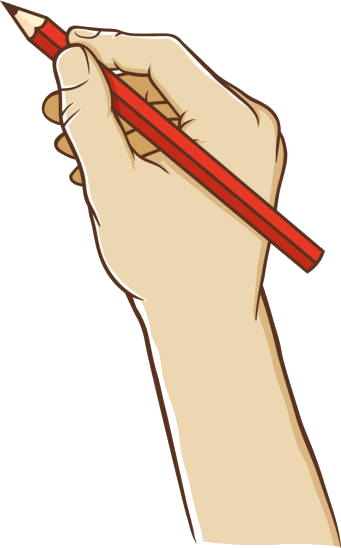
#> input picture assets/drawing-hand.png, 341 x 548 px
$ python -i whiteboard_engine.py   (imports and definitions only)
#> lines starting #> are read from the running program, lines starting #| are printed output that depends on the picture
"""
core/whiteboard_engine.py
Động cơ Whiteboard Sketch Animation Lõi:
1. Tạo ảnh nét chì phác thảo (Pencil Sketch Outline) trên nền trắng tinh khiết bằng Canny edge + Dilation.
2. Diễn hoạt 2 pha: Nét chì phác thảo (Outline) -> Tô màu dần (Color Fade-in).
3. Bàn tay cầm bút hoạt họa (Drawing Hand Overlay) bám sát nét vẽ với gia tốc tự nhiên (ease_out_cubic).
4. Vẽ Subtitle 48px Be Vietnam Pro Bold chữ màu đen (#1A202C) thanh lịch, không viền, không nền che tranh, căn giữa ở đáy màn hình.
"""

import math
import sys
from pathlib import Path
import cv2
import numpy as np
from PIL import Image, ImageDraw, ImageFont

# [3 lines not run here, left out]

ROOT_DIR = Path(__file__).resolve().parent.parent
FONT_PATH = ROOT_DIR / "assets" / "fonts" / "BeVietnamPro-Bold.ttf"
HAND_PATH = ROOT_DIR / "assets" / "drawing-hand.png"

OUT_W, OUT_H = 1920, 1080

_FONT_CACHE = {}
# [7 lines left out: function get_bold_font, not called in this run]

_HAND_IMG = None
# [11 lines left out: function get_hand_image, not called in this run]

def ease_out_cubic(x: float) -> float:
    return 1.0 - math.pow(1.0 - max(0.0, min(1.0, x)), 3)

def create_sketch_image(img_pil: Image.Image) -> Image.Image:
    """Tạo ảnh nét chì đen trên nền trắng tinh khiết từ ảnh gốc."""
    arr = np.array(img_pil)
    gray = cv2.cvtColor(arr, cv2.COLOR_RGB2GRAY)
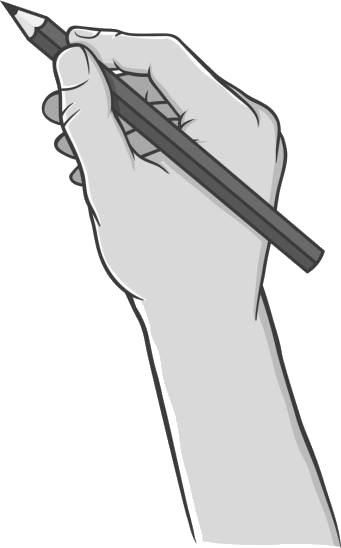
#> gray: shape (548, 341); min 29, max 255, mean 224.4
    edges = cv2.Canny(gray, 40, 130)
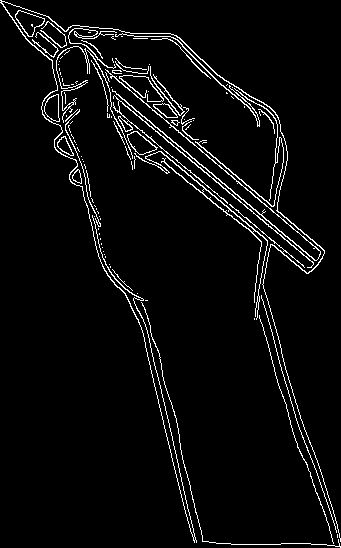
#> edges: shape (548, 341); 4.4% white in thin lines or dots
    kernel = np.ones((2, 2), np.uint8)
    dilated = cv2.dilate(edges, kernel, iterations=1)
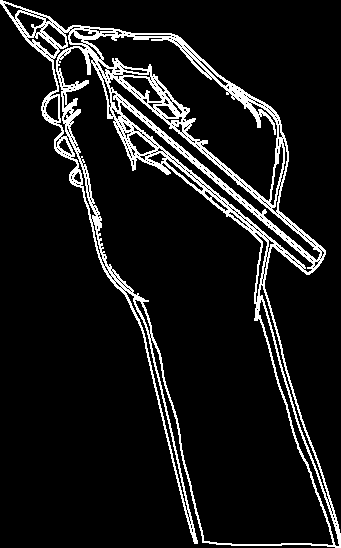
#> dilated: shape (548, 341); 9.5% white in thin lines or dots
    sketch_arr = np.full_like(gray, 255)
    sketch_arr[dilated > 0] = 35  # Nét chì đen xám
    sketch_rgb = cv2.cvtColor(sketch_arr, cv2.COLOR_GRAY2RGB)
#> sketch_rgb: shape (548, 341, 3); values 35 (black) and 255 (white), 90.5% white; black in thin lines or dots
    return Image.fromarray(sketch_rgb)

# [37 lines left out: function draw_subtitle, not called in this run]

draw_subtitle_42px = draw_subtitle

# [51 lines left out: function apply_sketch_to_color_reveal, not called in this run]

>>> import cv2
>>> picture = cv2.cvtColor(cv2.imread('../assets/drawing-hand.png'), cv2.COLOR_BGR2RGB)
>>> result = create_sketch_image(picture)
